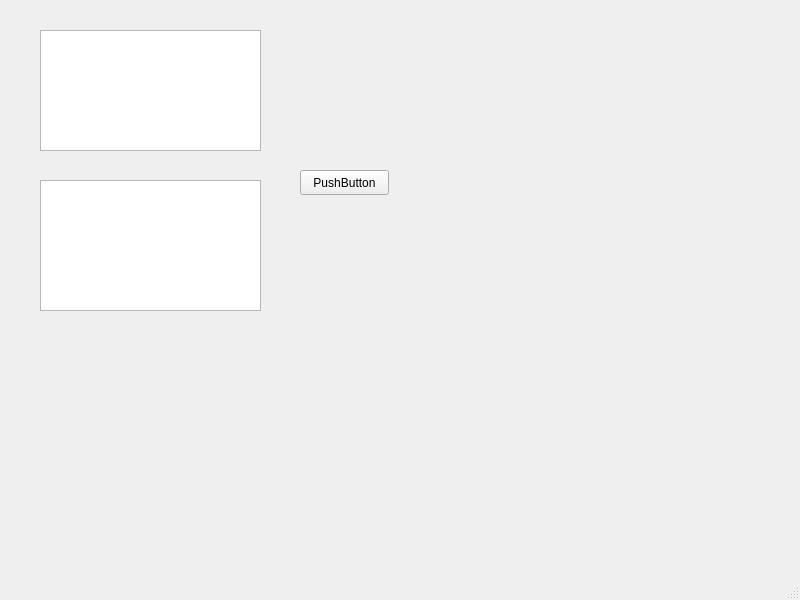
<?xml version="1.0" encoding="UTF-8"?>
<ui version="4.0">
 <class>MainWindow</class>
 <widget class="QMainWindow" name="MainWindow">
  <property name="geometry">
   <rect>
    <x>0</x>
    <y>0</y>
    <width>800</width>
    <height>600</height>
   </rect>
  </property>
  <property name="windowTitle">
   <string>MainWindow</string>
  </property>
  <widget class="QWidget" name="centralwidget">
   <widget class="QPushButton" name="pushButton">
    <property name="geometry">
     <rect>
      <x>300</x>
      <y>170</y>
      <width>89</width>
      <height>25</height>
     </rect>
    </property>
    <property name="text">
     <string>PushButton</string>
    </property>
   </widget>
   <widget class="QTextEdit" name="teW">
    <property name="geometry">
     <rect>
      <x>40</x>
      <y>30</y>
      <width>221</width>
      <height>121</height>
     </rect>
    </property>
   </widget>
   <widget class="QTextBrowser" name="teO">
    <property name="geometry">
     <rect>
      <x>40</x>
      <y>180</y>
      <width>221</width>
      <height>131</height>
     </rect>
    </property>
   </widget>
  </widget>
  <widget class="QMenuBar" name="menubar">
   <property name="geometry">
    <rect>
     <x>0</x>
     <y>0</y>
     <width>800</width>
     <height>22</height>
    </rect>
   </property>
  </widget>
  <widget class="QStatusBar" name="statusbar"/>
 </widget>
 <resources/>
 <connections/>
</ui>
